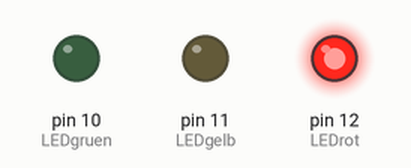
A sketch run on a simulated Arduino Uno, built with avr-gcc and run on an emulated ATmega328P. Parts: output pins drawn as LEDs (lit = HIGH).

Above: at 0.5 s.
At 1.5 s:
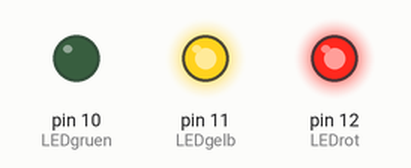
At 2.5 s:
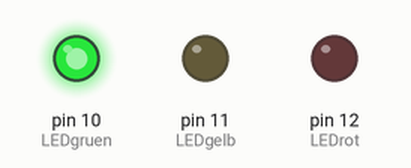
At 3.5 s:
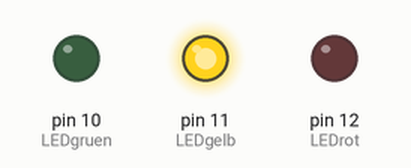
Timing chart, 0 to 5.2 s (numbered marks = the images above):
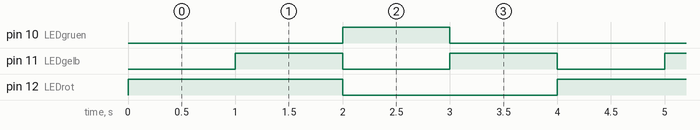

Measured:
- by itself, pin 10 (LEDgruen): alternates HIGH for 1.0 s and LOW for 3.0 s
- by itself, pin 11 (LEDgelb): alternates HIGH for 1.0 s and LOW for 1.0 s
- by itself, pin 12 (LEDrot): alternates HIGH for 2.0 s and LOW for 2.0 s

The sketch:

sketch_sep23a.ino
```cpp
int LEDrot = 12;
int LEDgelb =11;
int LEDgruen =10;


int state = 1;

void setup()
{

  pinMode(LEDrot,OUTPUT);
  pinMode(LEDgelb,OUTPUT);
  pinMode(LEDgruen,OUTPUT);

}

void loop() {

    Statemashine();


  delay(1000);

}

void Statemashine(void){
  switch(state)
  {
    case 1:
    digitalWrite(LEDrot, HIGH);
    digitalWrite(LEDgelb, LOW);
    digitalWrite(LEDgruen, LOW);
    state++;
    break;

        case 2:
    digitalWrite(LEDrot, HIGH);
    digitalWrite(LEDgelb, HIGH);
    digitalWrite(LEDgruen, LOW);
    state++;
    break;


    case 3:
    digitalWrite(LEDrot, LOW);
    digitalWrite(LEDgelb, LOW);
    digitalWrite(LEDgruen, HIGH);
    state++;
    break;


    case 4:
    digitalWrite(LEDrot, LOW);
    digitalWrite(LEDgelb, HIGH);
    digitalWrite(LEDgruen, LOW);
    state = 1;
    break;

  }
}
```
